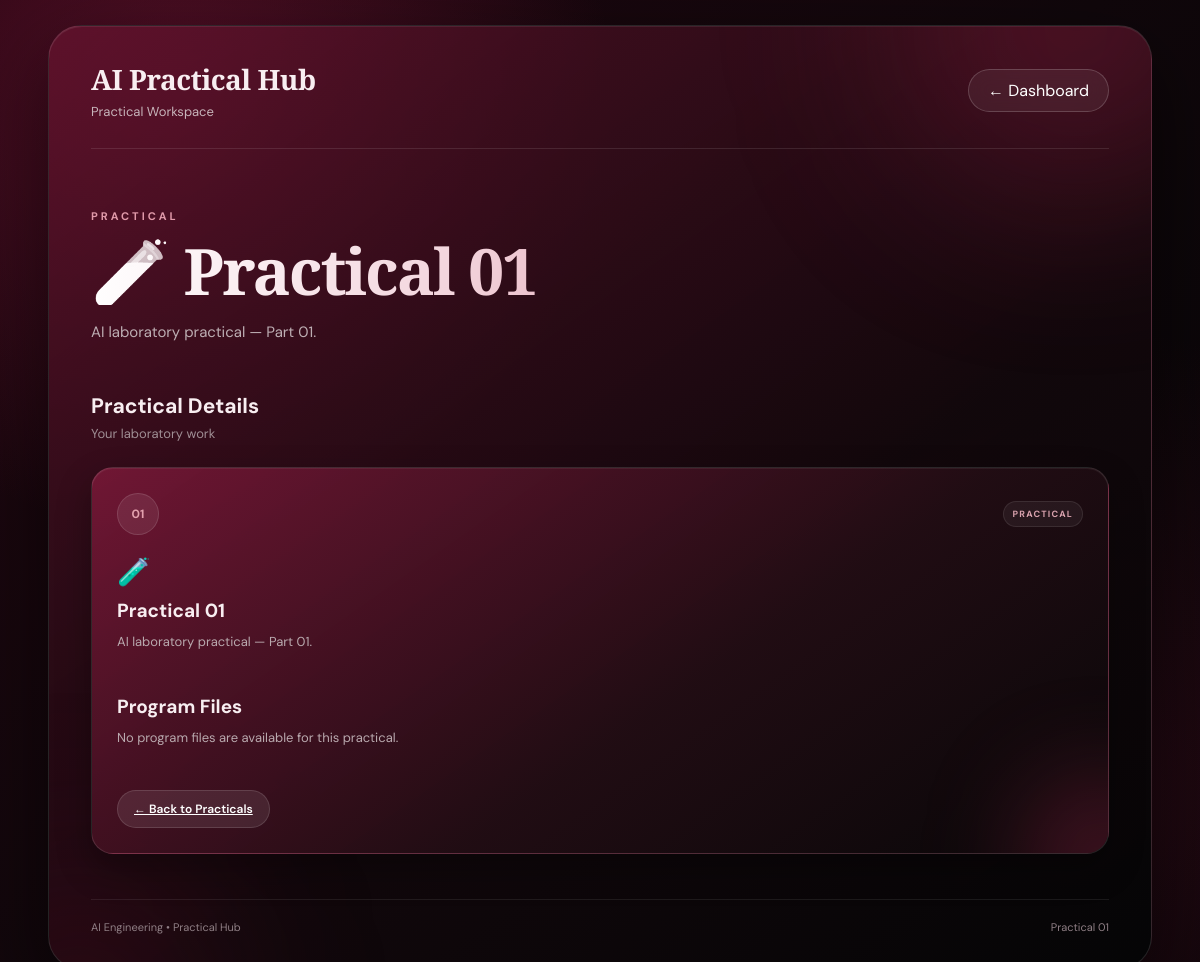
The page /practical/1 (signed in) on the database its author committed.
### app.py (models this page shows)
class Practical(db.Model):
    id = db.Column(
        db.Integer,
        primary_key=True
    )
    title = db.Column(
        db.String(100),
        nullable=False
    )
    description = db.Column(
        db.String(300),
        nullable=False
    )
    category = db.Column(
        db.String(50),
        nullable=False,
        default="PRACTICAL"
    )
    emoji = db.Column(
        db.String(10),
        nullable=False,
        default="🧪"
    )

### app.py (the view, shortened to what this page needs)
@app.route(
    "/practical/<int:practical_id>"
)
def view_practical(practical_id):
    if "username" not in session:
        return redirect(
            url_for("login")
        )
    practical = Practical.query.get_or_404(
        practical_id
    )
    practical_files = {
        1: [
            "PRACTICAL 1.py"
        ],
        2: [
            "PRACTICAL 2A.py"
        ],
        3: [
            "PRACTICAL 2B.py"
        ],
        4: [
            "Water_Tank_Alert/app.py",
            "Water_Tank_Alert/Templates/index.html"
        ],
        5: [
            "loan_app/app.py"
        ],
        6: [
            "Attendance_Practical5/app.py",
            "Attendance_Practical5/templates/index.html"
        ]
    }
    project_directory = os.path.dirname(
        app.root_path
    )
    files_to_display = []
    selected_files = practical_files.get(
        practical_id,
        []
    )
    for relative_path in selected_files:
        file_path = os.path.join(
            project_directory,
            *relative_path.split("/")
        )
    return render_template(
        "practical.html",
        practical=practical,
        files_to_display=files_to_display
    )

### templates/practical.html (shortened to what this page needs)
<!DOCTYPE html>
<html lang="en">
<head>
    <link rel="stylesheet"
          href="{{ url_for('static', filename='style.css') }}">
</head>
<body>
<div class="dashboard">
    <header class="topbar">
        <div>
            <h1>
                AI Practical Hub
            </h1>
            <p>
                Practical Workspace
            </p>
        </div>
        <a href="{{ url_for('dashboard') }}"
           class="logout-btn">
            ← Dashboard
        </a>
    </header>
    <section class="welcome">
        <p class="small-title">
            {{ practical.category }}
        </p>
        <h2>
            {{ practical.emoji }}
            {{ practical.title }}
        </h2>
        <p>
            {{ practical.description }}
        </p>
    </section>
    <section class="practicals">
        <div class="section-heading">
            <div>
                <h2>
                    Practical Details
                </h2>
                <p>
                    Your laboratory work
                </p>
            </div>
        </div>
        <div class="practical-card">
            <div class="card-top">
                <div class="card-number">
                    {{ "%02d"|format(practical.id) }}
                </div>
                <div class="category">
                    {{ practical.category }}
                </div>
            </div>
            <div class="card-icon">
                {{ practical.emoji }}
            </div>
            <h3>
                {{ practical.title }}
            </h3>
            <p>
                {{ practical.description }}
            </p>
            <div class="program-section">
                <h3>
                    Program Files
                </h3>
                {% if files_to_display %}
                    {% for file in files_to_display %}
                    <div class="code-file">
                        <h4>
                            📄 {{ file.name }}
                        </h4>
                        <pre class="program-code"><code>{{ file.content }}</code></pre>
                    </div>
                    {% endfor %}
                {% else %}
                    <p>
                        No program files are available
                        for this practical.
                    </p>
                {% endif %}
            </div>
            <a href="{{ url_for('dashboard') }}"
               class="open-btn">
                ← Back to Practicals
            </a>
        </div>
    </section>
    <footer class="dashboard-footer">
        <p>
            AI Engineering • Practical Hub
        </p>
        <p>
            {{ practical.title }}
        </p>
    </footer>
</div>
</body>
</html>

### rows shown on the page
Practical: category "PRACTICAL", emoji "🧪", title "Practical 01", description "AI laboratory practical — Part 01.", id "01"
